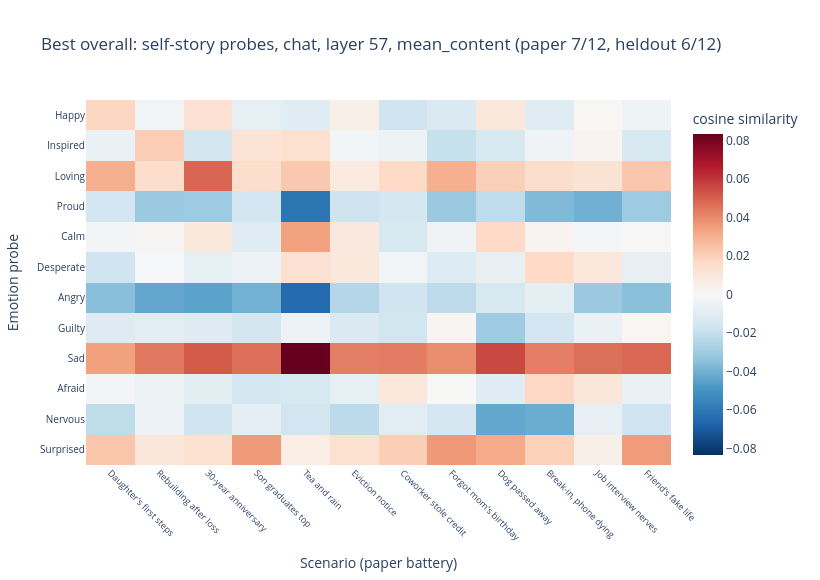

The notebook cell this image was saved under:
### Code cell
# this cell draws the scenario-by-probe cosine matrix for the best overall combination
best = rows[0]
t_p, M = score(SETS[best[2]], best[3], "scenario", best[5], layers.index(best[4]))
scen_names = [prompts[i]["name"] for i in batteries["scenario"]]
vmax = float(np.abs(M).max())
fig = go.Figure(go.Heatmap(z=M, colorscale="RdBu", reversescale=True, zmin=-vmax, zmax=vmax,
                           colorbar=dict(title="cosine similarity")))
fig.update_layout(
    title=(f"Best overall: {best[2]} probes, {best[3]}, layer {best[4]}, {best[5]} "
           f"(paper {best[0]}/12, heldout {best[1]}/12)"),
    xaxis=dict(tickvals=list(range(12)), ticktext=scen_names, tickangle=45,
               title="Scenario (paper battery)", tickfont=dict(size=9)),
    yaxis=dict(tickvals=list(range(12)), ticktext=[e.capitalize() for e in probe_order],
               title="Emotion probe", autorange="reversed", tickfont=dict(size=10)),
    height=580, width=820)
fig.show()

### Figure 1 — Plotly figure (JSON) as saved in the notebook; plotly's stock layout.template omitted (floating-point values rounded to 4 significant figures; data arrays with more than 128 entries replaced by an {"elided": "..."} marker saying what was removed)
{"data": [{"colorbar": {"title": {"text": "cosine similarity"}}, "colorscale": [[0.0, "rgb(103,0,31)"], [0.1, "rgb(178,24,43)"], [0.2, "rgb(214,96,77)"], [0.3, "rgb(244,165,130)"], [0.4, "rgb(253,219,199)"], [0.5, "rgb(247,247,247)"], [0.6, "rgb(209,229,240)"], [0.7, "rgb(146,197,222)"], [0.8, "rgb(67,147,195)"], [0.9, "rgb(33,102,172)"], [1.0, "rgb(5,48,97)"]], "reversescale": true, "type": "heatmap", "z": {"elided": "12x12 float values"}, "zmax": 0.08344, "zmin": -0.08344}], "layout": {"height": 580, "title": {"text": "Best overall: self-story probes, chat, layer 57, mean_content (paper 7/12, heldout 6/12)"}, "width": 820, "xaxis": {"tickangle": 45, "tickfont": {"size": 9}, "ticktext": ["Daughter's first steps", "Rebuilding after loss", "30-year anniversary", "Son graduates top", "Tea and rain", "Eviction notice", "Coworker stole credit", "Forgot mom's birthday", "Dog passed away", "Break-in, phone dying", "Job interview nerves", "Friend's fake life"], "tickvals": [0, 1, 2, 3, 4, 5, 6, 7, 8, 9, 10, 11], "title": {"text": "Scenario (paper battery)"}}, "yaxis": {"autorange": "reversed", "tickfont": {"size": 10}, "ticktext": ["Happy", "Inspired", "Loving", "Proud", "Calm", "Desperate", "Angry", "Guilty", "Sad", "Afraid", "Nervous", "Surprised"], "tickvals": [0, 1, 2, 3, 4, 5, 6, 7, 8, 9, 10, 11], "title": {"text": "Emotion probe"}}}}
